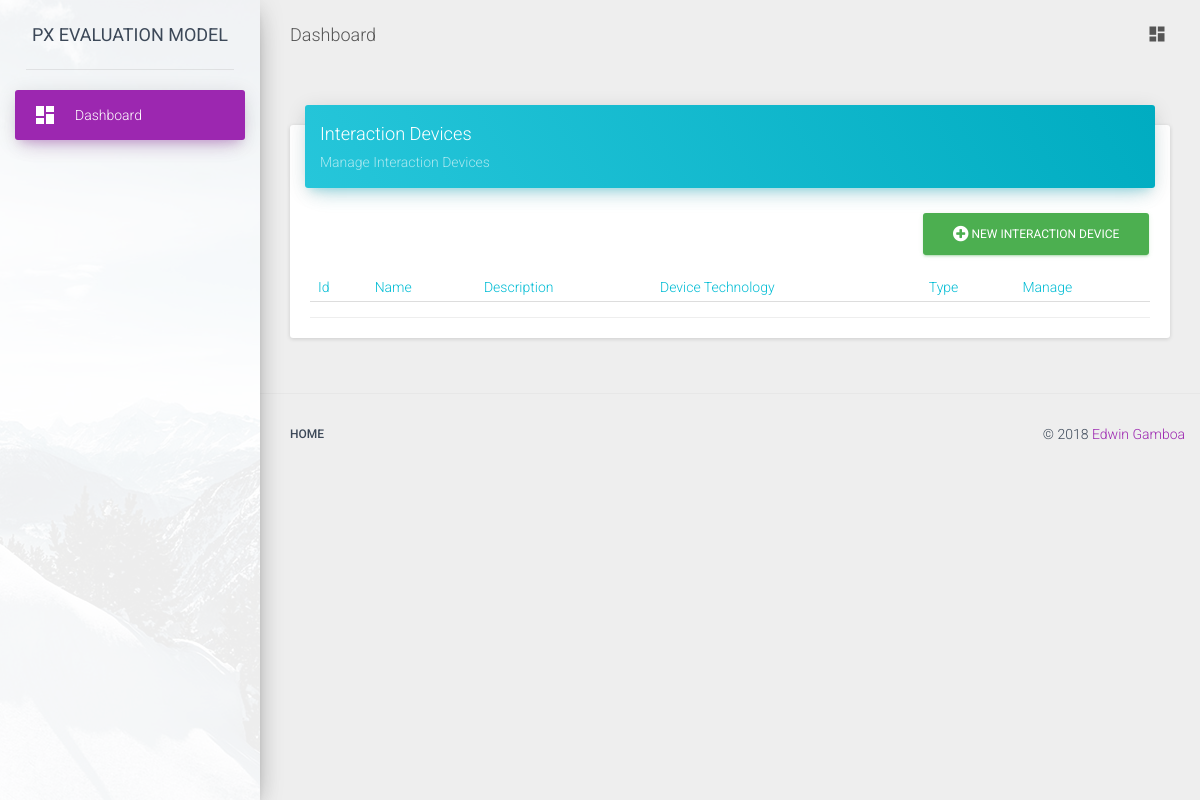
/interaction_device/, run on an earlier commit of the app's database.
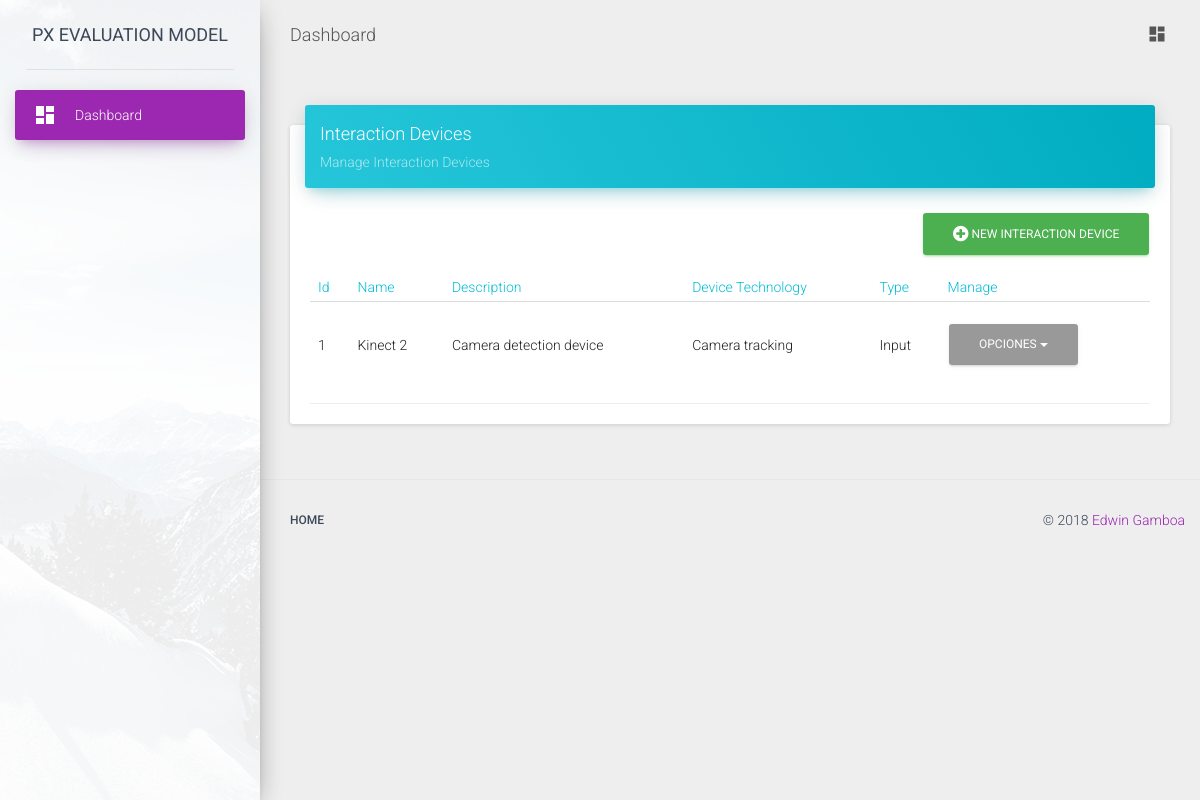
And on a later commit of the database.
### interaction_devices/models.py (models this page shows, shortened)
class InteractionDevice(models.Model):
    name = models.CharField(max_length=140)
    description = models.TextField()
    device_technology = models.ForeignKey(DeviceTechnology,blank=True, null=True)
    type = models.PositiveIntegerField(
        choices=Constants.DEVICE_TYPE
    )

class DeviceTechnology(models.Model):
    name = models.CharField(max_length=140)
    description = models.TextField()

### interaction_devices/views.py (the view)
class InteractionDeviceList(ListView):
    model = InteractionDevice

### templates/interaction_devices/interactiondevice_list.html (shortened to what this page needs)
{% extends "list_base.html" %}
{% block card_title %}Interaction Devices{% endblock card_title %}
{% block card_description %}Manage Interaction Devices{% endblock card_description%}
{% block table_head %}
    <tr>
        <th>Id</th>
        <th>Name</th>
        <th>Description</th>
        <th>Device Technology</th>
        <th>Type</th>
        <th>Manage</th>
    </tr>
{% endblock table_head %}
{% block table_body %}
    {% for object in object_list %}
        <tr>
            <td>{{ object.id }}</td>
            <td>{{ object.name }}</td>
            <td>{{ object.description }}</td>
            <td>{{ object.device_technology.name}}</td>
            <td>{{ object.get_type_display }}</td>
            <td>
                <div class="dropdown">
                    <a href="#" class="btn dropdown-toggle" data-toggle="dropdown">
                        Opciones
                        <b class="caret"></b>
                    </a>
                </div>
            </td>
        </tr>
    {% endfor %}
{% endblock table_body %}
{% block new_url %} {% url 'interaction_device:new' %} {% endblock new_url %}
{% block new_object_name %}Interaction Device{% endblock new_object_name %}

What changed in the data, as far as the page shows it:
added InteractionDevice: id "1", name "Kinect 2", description "Camera detection device", device_technology.name "Camera tracking", type "Input"
